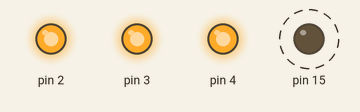
The program below on a simulated Arduino Uno, built with avr-gcc and run on an emulated ATmega328P. On the bench: output pins drawn as LEDs (lit = HIGH). Dashed ring = blinking. Pins used as bus, display or sensor lines are not drawn; what the program prints to the serial monitor is not drawn.

Above: at 0.5 s.
Timing chart, 0 to 4.6 s (numbered marks = the images above):
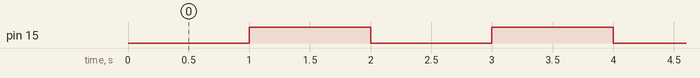

The program:

main.cpp
```cpp
#include <Arduino.h>

void setup()
{
  // put your setup code here, to run once:

  // Inizialize serial
  Serial.begin(9600);

  // il pin lo controllo dalla configurazione del pinout
  pinMode(3, OUTPUT);

  pinMode(4, OUTPUT);
  pinMode(0, OUTPUT);
  pinMode(2, OUTPUT);
  pinMode(15, OUTPUT);

  digitalWrite(3, HIGH);
  digitalWrite(4, HIGH);
  digitalWrite(0, HIGH);
  digitalWrite(2, HIGH);
  digitalWrite(15, HIGH);

  Serial.println("Avvio del dispositivo riuscito..");
}

void loop()
{
  // put your main code here, to run repeatedly:
  digitalWrite(15, !digitalRead(15));
  delay(1000);
}
```

Measured:
- by itself, pin 15: alternates HIGH for 1.0 s and LOW for 1.0 s
